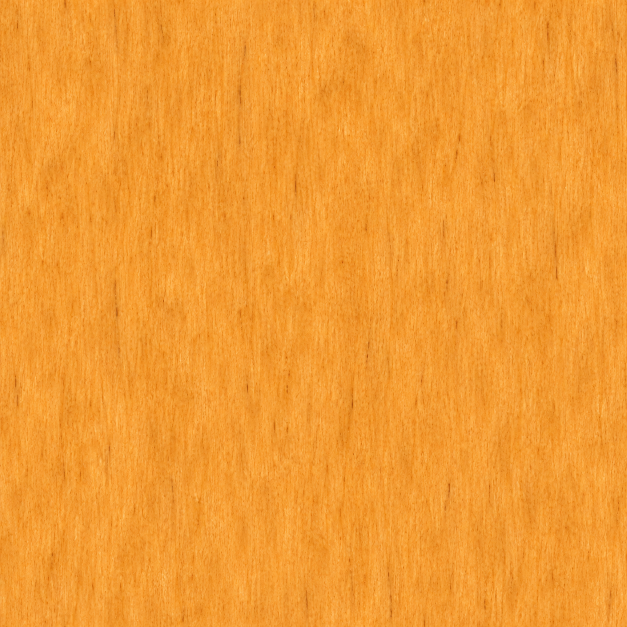
#> input picture assets/bishop/materials/inferred-boxwood-source-01.png, 1254 x 1254 px, given in place of side.png, which was not available (shown at 1/2 size)
$ python make_family_comparison.py
#> lines starting #> are read from the running program, lines starting #| are printed output that depends on the picture
"""Produce equal-camera side panels for the geometry style revision."""
from pathlib import Path
import argparse
from PIL import Image,ImageDraw,ImageFont
ROOT=Path(__file__).resolve().parents[2]
parser=argparse.ArgumentParser(description=__doc__)
parser.add_argument('--iteration',default='030')
args=parser.parse_args();assert args.iteration.isdigit()
DOC=ROOT/f'docs/bishop-mission/iteration-{args.iteration}'
font=ImageFont.load_default()
for path in ['C:/Windows/Fonts/arial.ttf','/usr/share/fonts/truetype/dejavu/DejaVuSans.ttf']:
    if Path(path).is_file():font=ImageFont.truetype(path,22);break
im=Image.new('RGB',(880,930),'#1a1f24');d=ImageDraw.Draw(im)
#> after `im = Image.new('RGB', (880, 930), '#1a1f24')`:
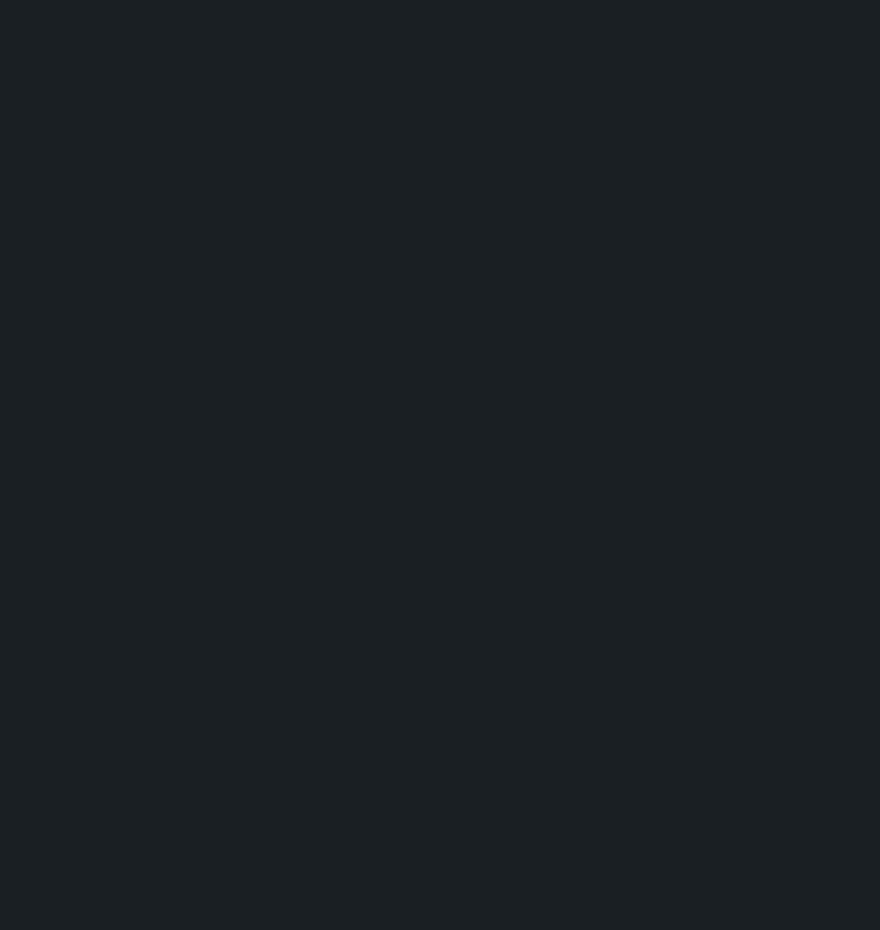
#> im: PIL image 880x930 RGB; mean R, G, B 26, 31, 36
for i,(name,label) in enumerate([('before','Previous'),('after','Revised')]):
    q=Image.open(DOC/name/'side.png').convert('RGBA').crop((260,20,740,980))
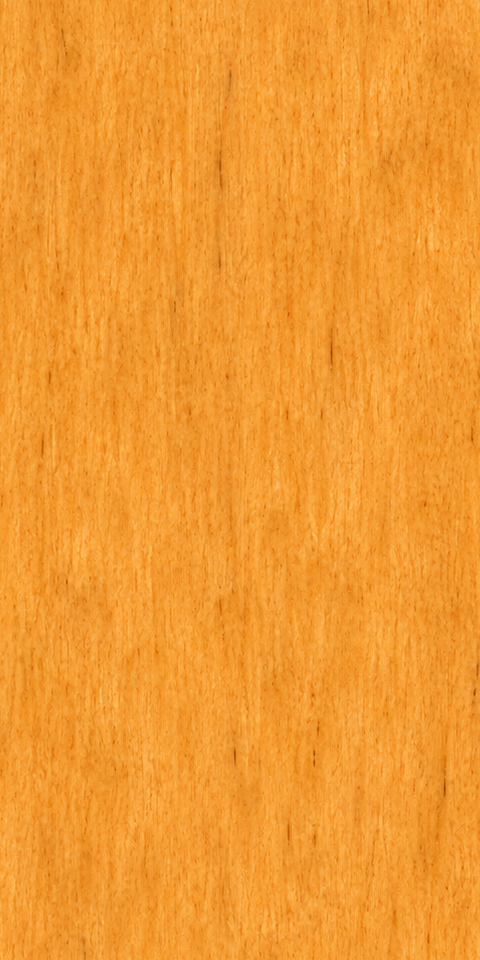
#> q: PIL image 480x960 RGBA; mean R, G, B, A 241.7, 154.1, 49.7, 255
    q=q.resize((440,880),Image.Resampling.LANCZOS)
#> q: PIL image 440x880 RGBA
    im.paste(q,(440*i,45),q);d.text((440*i+24,13),label,font=font,fill='white')
#> after `im.paste(q, (440 * i, 45), q)`:
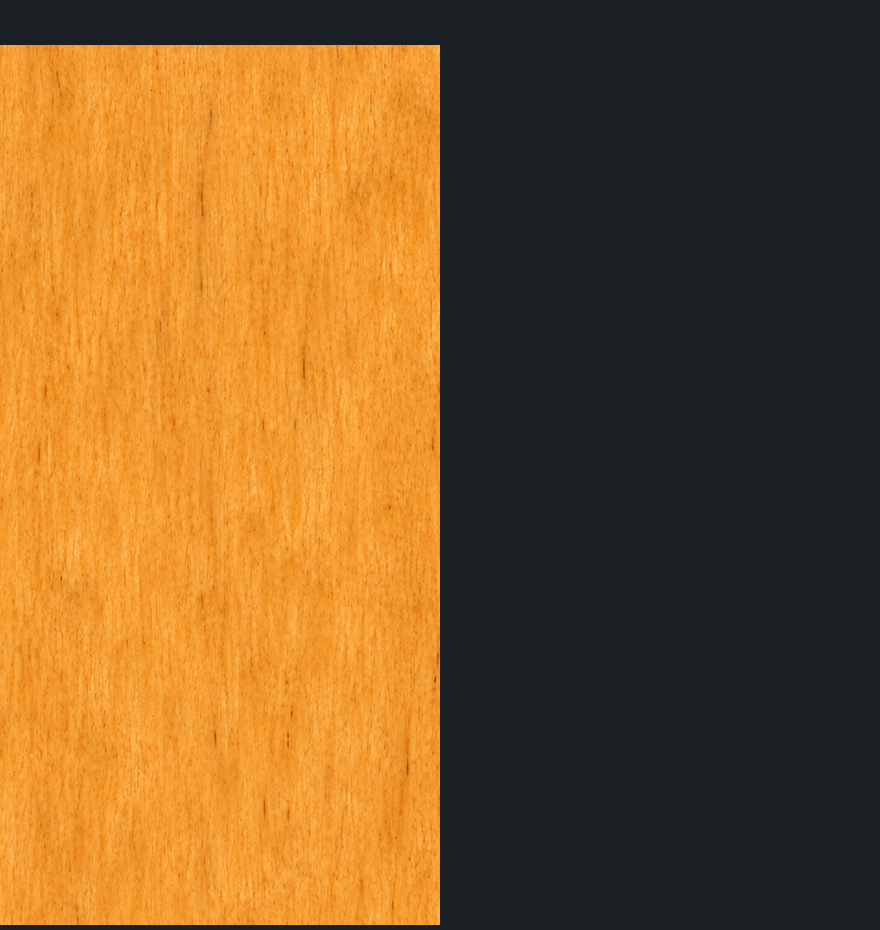
#> im: PIL image 880x930 RGB; mean R, G, B 128.1, 89.2, 42.5
#> pass 2 of the loop `for i,(name,label) in enumerate([('before','Previous'),('after','Revis..`:
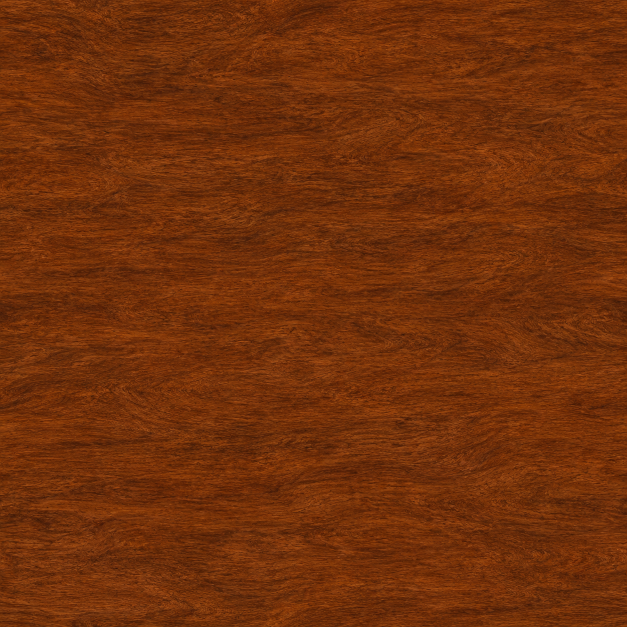
#> input picture assets/king/materials/inferred-wood-source-01.png, 1254 x 1254 px, given in place of side.png, which was not available (shown at 1/2 size)
#> `q=Image.open(DOC/name/'side.png').convert('RGBA').crop((260,20,740,980))`:
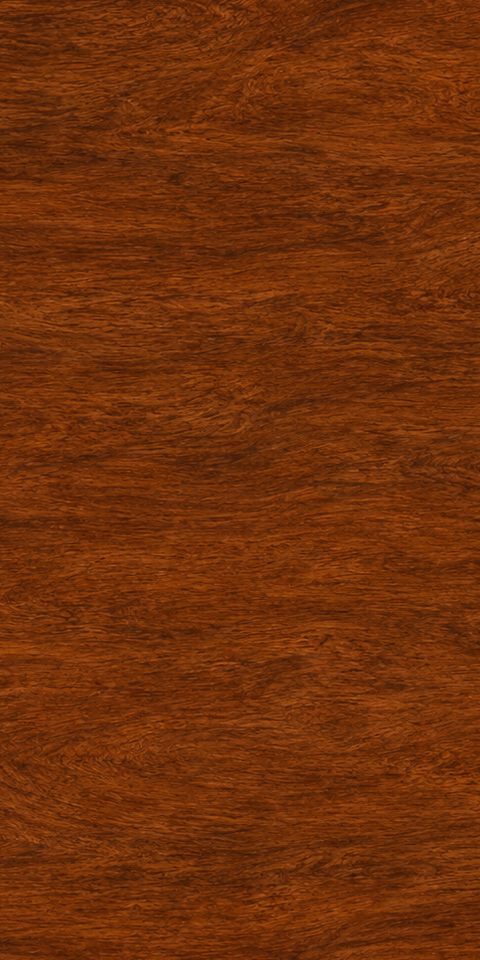
#> q: PIL image 480x960 RGBA; mean R, G, B, A 113.4, 48.2, 10.1, 255
#> `im.paste(q, (440 * i, 45), q)`:
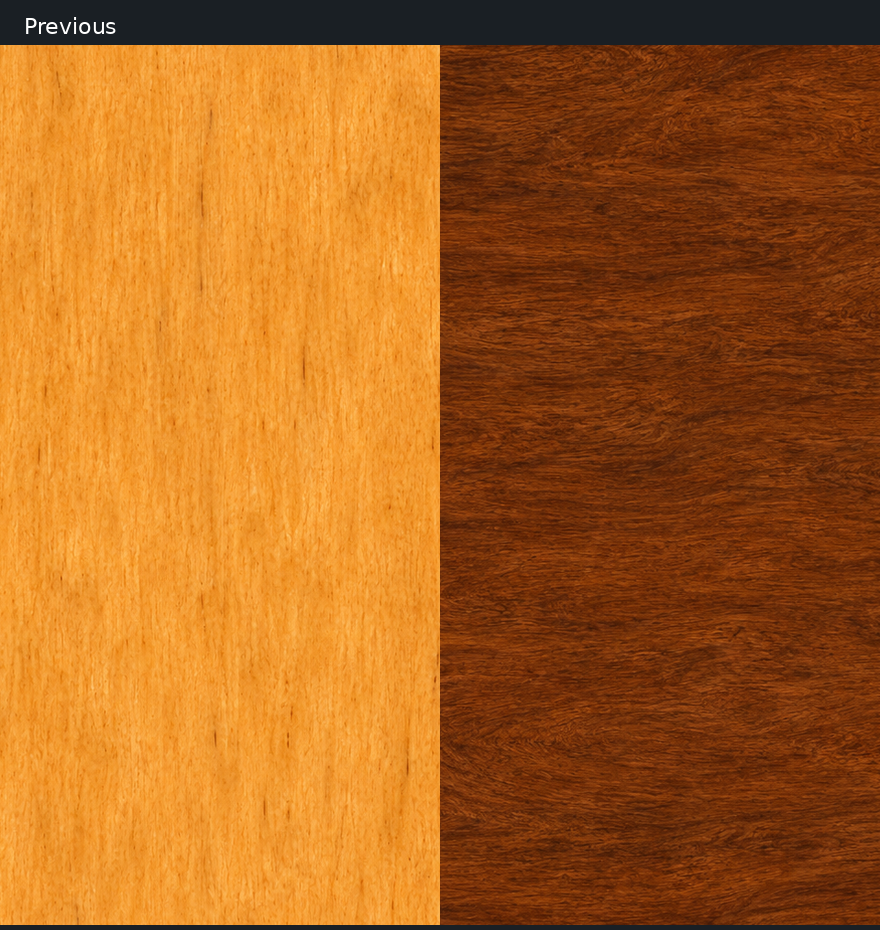
#> im: PIL image 880x930 RGB; mean R, G, B 169.5, 97.5, 30.4
im.save(DOC/'geometry-side-comparison.png')
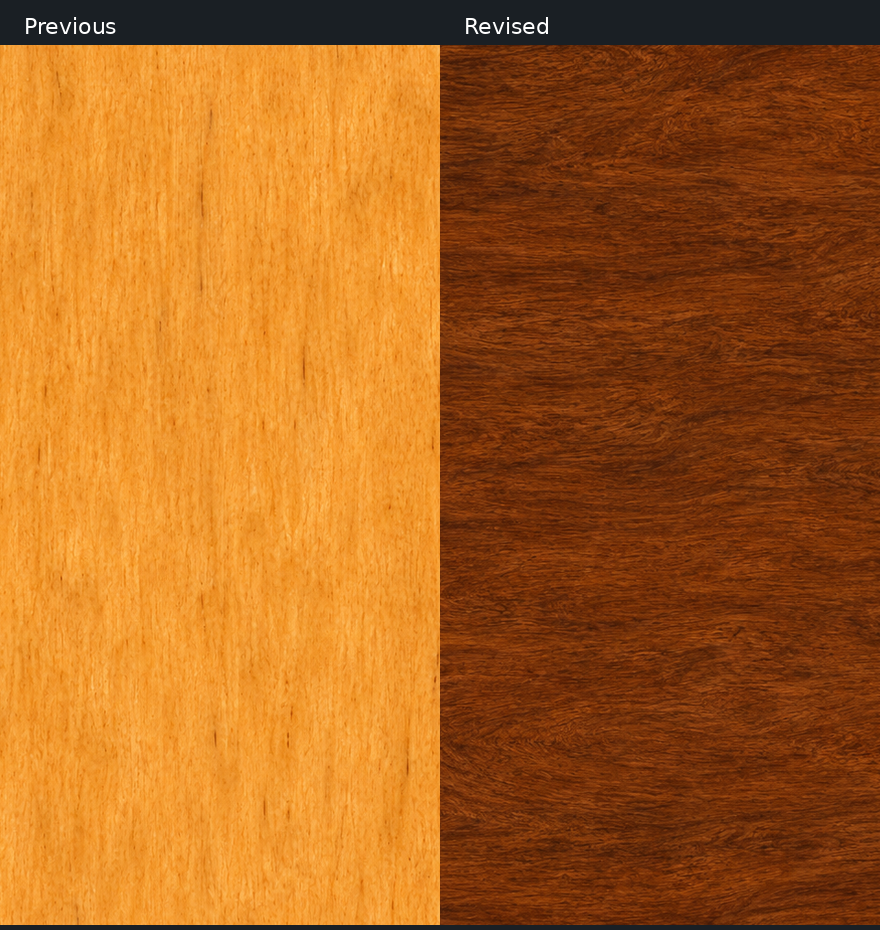
#> saved as geometry-side-comparison.png: PIL image 880x930 RGB; mean R, G, B 169.7, 97.6, 30.5
print('Saved geometry-side-comparison.png')
